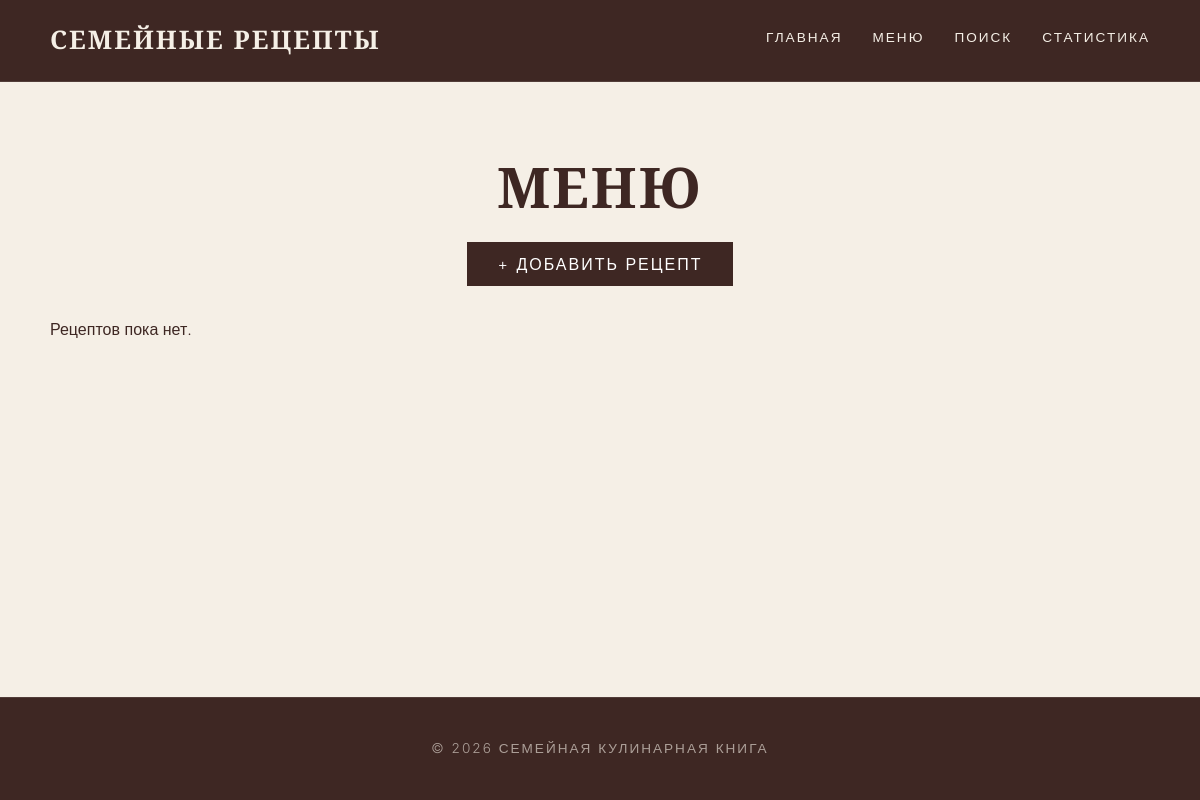
Before: /menu/ with the older database file.
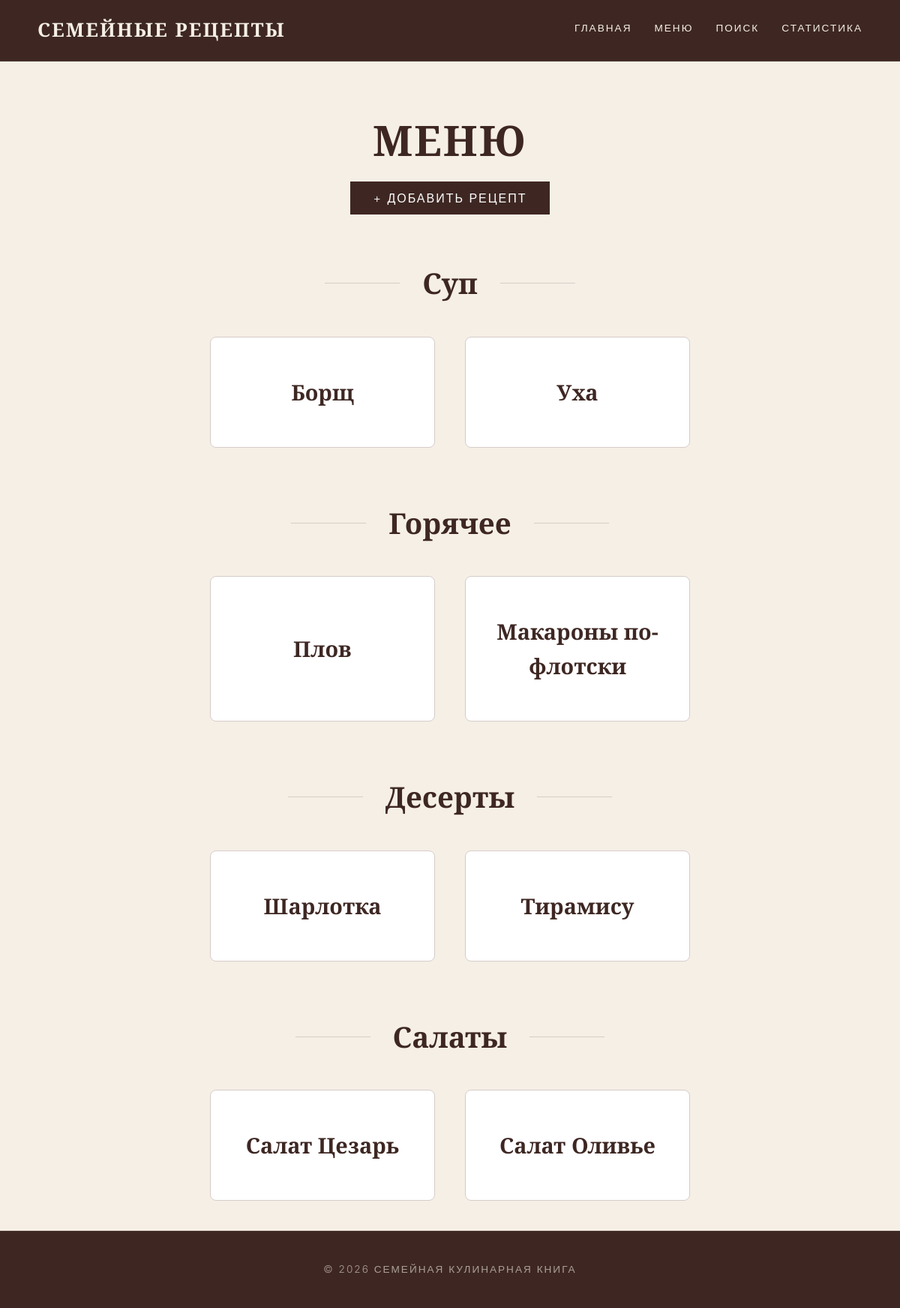
After: the same page with the newer database file.
### recipes/models.py (models this page shows, shortened)
class Category(models.Model):
    name = models.CharField(max_length=100, unique=True, verbose_name="Название категории")
    class Meta:
        verbose_name = "Категория"
        verbose_name_plural = "Категории"

class Recipe(models.Model):
    title = models.CharField(max_length=200, verbose_name="Название рецепта")
    category = models.ForeignKey(Category, on_delete=models.CASCADE, related_name="recipes", verbose_name="Категория")
    author = models.ForeignKey(Author, on_delete=models.SET_NULL, null=True, blank=True, related_name="recipes", verbose_name="Автор")
    cooking_time = models.PositiveIntegerField(help_text="Время в минутах", verbose_name="Время готовки")
    ingredients = models.TextField(verbose_name="Ингредиенты")
    instructions = models.TextField(verbose_name="Инструкция")
    image = models.ImageField(upload_to='recipes/', blank=True, null=True, verbose_name="Фото блюда")
    created_at = models.DateTimeField(auto_now_add=True, verbose_name="Дата создания")
    class Meta:
        verbose_name = "Рецепт"
        verbose_name_plural = "Рецепты"

### recipes/views.py (the view)
# urls.py: path('menu/', views.recipe_list, name='recipe_list'),
def recipe_list(request):
    recipes = Recipe.objects.select_related('category').all().order_by('category_id', 'id')
    paginator = Paginator(recipes, 20)
    page_obj = paginator.get_page(request.GET.get('page'))
    return render(request, 'recipes/recipe_list.html', {'page_obj': page_obj})

### recipes/templates/recipes/recipe_list.html (shortened to what this page needs)
{% extends "base.html" %}
{% block content %}
<div class="container">
    <h1 class="section-title">Меню</h1>
    <div style="text-align: center; margin-bottom: 40px;">
        <a href="{% url 'recipe_create' %}" style="background: var(--bg-dark); color: white; padding: 12px 30px; text-decoration: none; text-transform: uppercase; letter-spacing: 2px;">+ Добавить рецепт</a>
    </div>
    {% regroup page_obj by category.name as category_list %}
    {% for category in category_list %}
        <div class="category-group">
            <h2 class="category-heading">{{ category.grouper }}</h2>
            <div class="recipes-grid">
                {% for recipe in category.list %}
                    <a href="{% url 'recipe_detail' recipe.pk %}" class="recipe-card-link">
                        <div class="recipe-card">
                            <h3 class="recipe-title">{{ recipe.title }}</h3>
                        </div>
                    </a>
                {% endfor %}
            </div>
        </div>
    {% empty %}
        <p class="text-center">Рецептов пока нет.</p>
    {% endfor %}
</div>
{% endblock %}

### templates/base.html (shortened to what this page needs)
<!DOCTYPE html>
<html lang="ru">
<head>
</head>
<body>
    <nav class="navbar-custom">
        <div class="container navbar-inner">
            <a class="navbar-brand" href="{% url 'welcome' %}">Семейные рецепты</a>
            <div class="nav-links">
                <a class="nav-link" href="{% url 'welcome' %}">Главная</a>
                <a class="nav-link" href="{% url 'recipe_list' %}">Меню</a>
                <a class="nav-link" href="{% url 'recipe_search' %}">Поиск</a>
                <a class="nav-link" href="{% url 'statistics' %}">Статистика</a>
            </div>
        </div>
    </nav>
    <div class="main-content">
        {% block content %}{% endblock %}
    </div>
    <footer>
        <div class="container">
            <p>&copy; 2026 Семейная кулинарная книга</p>
        </div>
    </footer>
</body>
</html>

### templates/base.html (style rules this page uses)
:root { --bg-cream: #F5EFE6; --bg-dark: #3E2723; --text-dark: #3E2723; --text-cream: #F5EFE6; --accent: #D35400; --border-color: #D7CCC8; }
* { box-sizing: border-box; margin: 0; padding: 0; }
body { background-color: var(--bg-cream); color: var(--text-dark); font-family: 'Inter', sans-serif; font-weight: 300; line-height: 1.6; display: flex; flex-direction: column; min-height: 100vh; }
h1, h2, h3, h4 { font-family: 'Playfair Display', serif; }
.container { max-width: 1140px; margin: 0 auto; padding: 0 20px; width: 100%; }
.navbar-custom { background-color: var(--bg-dark); padding: 20px 0; border-bottom: 1px solid rgba(255,255,255,0.1); }
.navbar-inner { display: flex; justify-content: space-between; align-items: center; flex-wrap: wrap; gap: 20px; }
.navbar-brand { font-family: 'Playfair Display', serif; font-size: 1.6rem; font-weight: 700; color: var(--text-cream) !important; text-decoration: none; text-transform: uppercase; letter-spacing: 2px; }
.nav-links { display: flex; gap: 30px; }
.nav-link { color: var(--text-cream) !important; font-family: 'Inter', sans-serif; font-weight: 400; font-size: 0.85rem; text-transform: uppercase; letter-spacing: 2px; text-decoration: none; transition: color 0.3s; position: relative; padding-bottom: 5px; }
.nav-link::after { content: ''; position: absolute; width: 0; height: 2px; bottom: 0; left: 0; background-color: var(--accent); transition: width 0.3s; }
.main-content { flex: 1; }
footer { background-color: var(--bg-dark); color: var(--text-cream); padding: 40px 0; text-align: center; border-top: 1px solid rgba(255,255,255,0.1); }
footer p { font-size: 0.85rem; text-transform: uppercase; letter-spacing: 2px; opacity: 0.6; margin: 0; }

### recipes/templates/recipes/recipe_list.html (style rules this page uses)
.section-title { font-size: 3.5rem; text-align: center; margin-top: 60px; margin-bottom: 20px; color: var(--bg-dark); text-transform: uppercase; letter-spacing: 2px; }
.category-heading { font-family: 'Playfair Display', serif; font-size: 2.4rem; color: var(--bg-dark); margin-top: 70px; margin-bottom: 40px; display: flex; align-items: center; justify-content: center; gap: 30px; text-align: center; }
.category-heading::before, .category-heading::after { content: ''; height: 1px; width: 100px; background-color: var(--border-color); }
.recipes-grid { display: flex; flex-wrap: wrap; justify-content: center; gap: 40px; margin: 0 auto 40px auto; max-width: 1000px; }
.recipe-card-link { text-decoration: none; display: block; width: 300px; }
.recipe-card { background: #FFFFFF; border: 1px solid var(--border-color); border-radius: 8px; padding: 50px 20px; text-align: center; transition: all 0.4s ease; height: 100%; display: flex; flex-direction: column; justify-content: center; align-items: center; position: relative; overflow: hidden; }
.recipe-card::before { content: ''; position: absolute; top: 0; left: 0; width: 100%; height: 4px; background-color: var(--accent); transform: scaleX(0); transition: transform 0.3s ease; }
.recipe-title { color: var(--bg-dark); font-family: 'Playfair Display', serif; font-size: 1.8rem; font-weight: 600; margin: 0; transition: color 0.3s ease; }

Changed rows visible on the page:
added Category: grouper "Суп"
added Recipe: title "Борщ", shown under "Суп"
added Recipe: title "Уха", shown under "Суп"
added Category: grouper "Горячее"
added Recipe: title "Плов", shown under "Горячее"
added Recipe: title "Макароны по-флотски", shown under "Горячее"
added Category: grouper "Десерты"
added Recipe: title "Шарлотка", shown under "Десерты"
added Recipe: title "Тирамису", shown under "Десерты"
added Category: grouper "Салаты"
added Recipe: title "Салат Цезарь", shown under "Салаты"
added Recipe: title "Салат Оливье", shown under "Салаты"
Other visible differences:
text no longer shown: "Рецептов пока нет."
